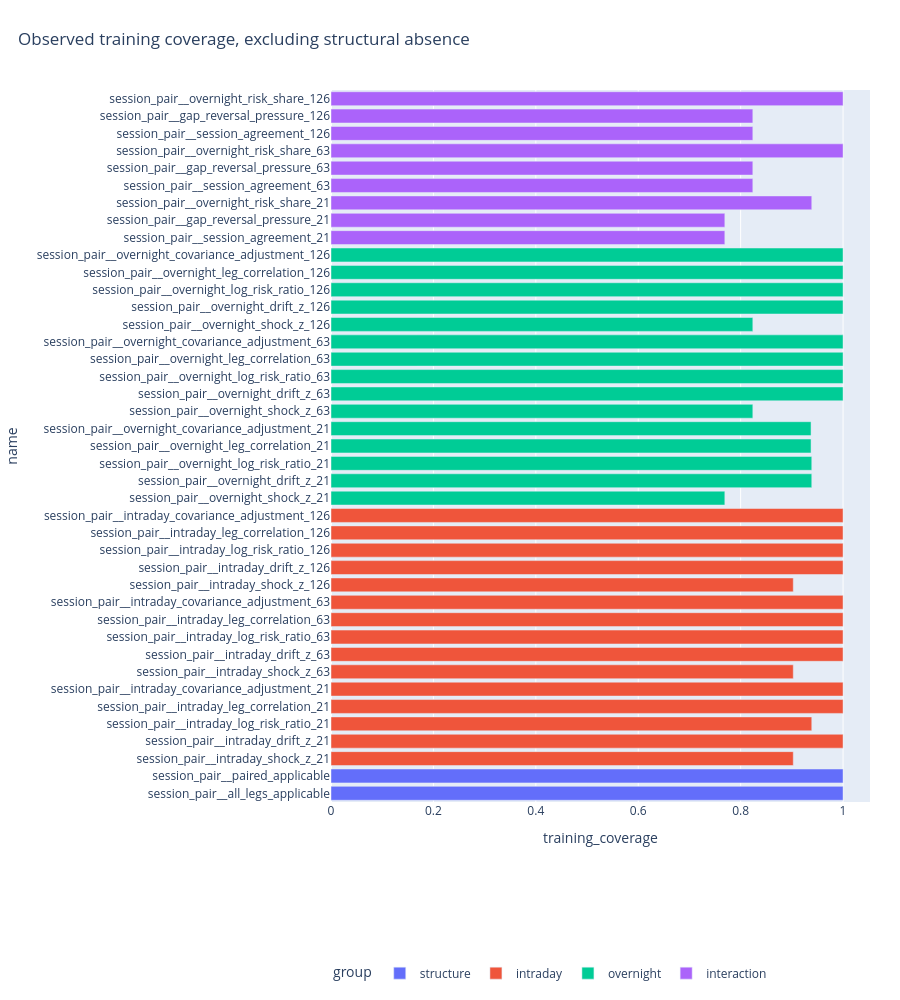

Write notebook code for a chart like this one.
### Markdown cell above
## 1. Supported coverage

### Code cell
figures[0][1].show(renderer='plotly_mimetype')

### Figure 1 — Plotly figure (JSON) as saved in the notebook; plotly's stock layout.template omitted (floating-point values rounded to 4 significant figures)
{"data": [{"hovertemplate": "group=structure<br>training_coverage=%{x}<br>name=%{y}<extra></extra>", "legendgroup": "structure", "marker": {"color": "#636efa", "pattern": {"shape": ""}}, "name": "structure", "orientation": "h", "showlegend": true, "textposition": "auto", "type": "bar", "x": [1.0, 1.0], "xaxis": "x", "y": ["session_pair__all_legs_applicable", "session_pair__paired_applicable"], "yaxis": "y"}, {"hovertemplate": "group=intraday<br>training_coverage=%{x}<br>name=%{y}<extra></extra>", "legendgroup": "intraday", "marker": {"color": "#EF553B", "pattern": {"shape": ""}}, "name": "intraday", "orientation": "h", "showlegend": true, "textposition": "auto", "type": "bar", "x": [0.9028, 1.0, 0.9389, 1.0, 1.0, 0.9028, 1.0, 1.0, 1.0, 1.0, 0.9028, 1.0, 1.0, 1.0, 1.0], "xaxis": "x", "y": ["session_pair__intraday_shock_z_21", "session_pair__intraday_drift_z_21", "session_pair__intraday_log_risk_ratio_21", "session_pair__intraday_leg_correlation_21", "session_pair__intraday_covariance_adjustment_21", "session_pair__intraday_shock_z_63", "session_pair__intraday_drift_z_63", "session_pair__intraday_log_risk_ratio_63", "session_pair__intraday_leg_correlation_63", "session_pair__intraday_covariance_adjustment_63", "session_pair__intraday_shock_z_126", "session_pair__intraday_drift_z_126", "session_pair__intraday_log_risk_ratio_126", "session_pair__intraday_leg_correlation_126", "session_pair__intraday_covariance_adjustment_126"], "yaxis": "y"}, {"hovertemplate": "group=overnight<br>training_coverage=%{x}<br>name=%{y}<extra></extra>", "legendgroup": "overnight", "marker": {"color": "#00cc96", "pattern": {"shape": ""}}, "name": "overnight", "orientation": "h", "showlegend": true, "textposition": "auto", "type": "bar", "x": [0.7691, 0.9389, 0.9389, 0.9375, 0.9375, 0.8238, 1.0, 1.0, 1.0, 1.0, 0.8238, 1.0, 1.0, 1.0, 1.0], "xaxis": "x", "y": ["session_pair__overnight_shock_z_21", "session_pair__overnight_drift_z_21", "session_pair__overnight_log_risk_ratio_21", "session_pair__overnight_leg_correlation_21", "session_pair__overnight_covariance_adjustment_21", "session_pair__overnight_shock_z_63", "session_pair__overnight_drift_z_63", "session_pair__overnight_log_risk_ratio_63", "session_pair__overnight_leg_correlation_63", "session_pair__overnight_covariance_adjustment_63", "session_pair__overnight_shock_z_126", "session_pair__overnight_drift_z_126", "session_pair__overnight_log_risk_ratio_126", "session_pair__overnight_leg_correlation_126", "session_pair__overnight_covariance_adjustment_126"], "yaxis": "y"}, {"hovertemplate": "group=interaction<br>training_coverage=%{x}<br>name=%{y}<extra></extra>", "legendgroup": "interaction", "marker": {"color": "#ab63fa", "pattern": {"shape": ""}}, "name": "interaction", "orientation": "h", "showlegend": true, "textposition": "auto", "type": "bar", "x": [0.7691, 0.7691, 0.9389, 0.8238, 0.8238, 1.0, 0.8238, 0.8238, 1.0], "xaxis": "x", "y": ["session_pair__session_agreement_21", "session_pair__gap_reversal_pressure_21", "session_pair__overnight_risk_share_21", "session_pair__session_agreement_63", "session_pair__gap_reversal_pressure_63", "session_pair__overnight_risk_share_63", "session_pair__session_agreement_126", "session_pair__gap_reversal_pressure_126", "session_pair__overnight_risk_share_126"], "yaxis": "y"}], "layout": {"barmode": "relative", "height": 1000, "legend": {"orientation": "h", "title": {"text": "group"}, "tracegroupgap": 0, "y": -0.22}, "margin": {"b": 100, "l": 280, "r": 30, "t": 90}, "title": {"text": "Observed training coverage, excluding structural absence", "x": 0.02}, "xaxis": {"anchor": "y", "domain": [0, 1], "title": {"text": "training_coverage"}}, "yaxis": {"anchor": "x", "domain": [0, 1], "title": {"text": "name"}}}}
